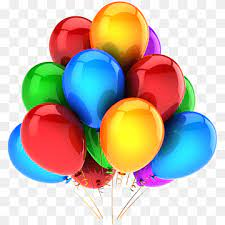
#> input picture IMAGE_COMPRESSION/TEST/balloons.jfif, 225 x 225 px; its folder holds only this picture in this run
$ jupyter execute --allow-errors Index.ipynb
#> lines starting #> are read from the running program, lines starting #| are printed output that depends on the picture; long printed decimals are rounded
### Dataset

[cell 1]
TEST_DIR = 'C:/Users/HP/OneDrive/Desktop/MACHINE LEARNING PROJECTS/Image_compression/TEST/'
COMPRESSED_DIR = 'C:/Users/HP/OneDrive/Desktop/MACHINE LEARNING PROJECTS/Image_compression/RESULT'

### Plotting Image Data

[cell 2]
import matplotlib.pyplot as plt
import cv2
image_path = TEST_DIR + 'parrot.png'
#> (the rest of this cell did not finish here and is left out)

### Using cv2.kmeans Algo

[cell 3]
import cv2
import numpy as np

def kmeans_color_quantization(image, clusters=8, rounds=1):
    h, w , p= image.shape
    samples = np.zeros([h*w,p], dtype=np.float32)
    count = 0

    for x in range(h):
        for y in range(w):
            samples[count] = image[x][y]
            count += 1

    compactness, labels, centers = cv2.kmeans(samples,
            clusters,
            None,
            (cv2.TERM_CRITERIA_EPS + cv2.TERM_CRITERIA_MAX_ITER, 10000, 0.0001),
            rounds,
            cv2.KMEANS_RANDOM_CENTERS)

    centers = np.uint8(centers)
    res = centers[labels.flatten()]
    return res.reshape((image.shape))

image = cv2.imread(image_path)
#> (the rest of this cell did not finish here and is left out)

### Implemented KNN

[cell 4]
import math
import numpy as np


def kMeans_init_centroids(X, K):
    randidx = np.random.permutation(X.shape[0])
    # Take the first K examples as centroids
    centroids = X[randidx[:K]]
    return centroids

def find_closest_centroids(X, centroids):
    K = centroids.shape[0]
    idx = np.zeros(X.shape[0], dtype=int)
    for i in range(X.shape[0]):
        distance = []
        for j in range(K):
            norm_ij = np.linalg.norm(X[i] - centroids[j])
            distance.append(norm_ij)
        idx[i] = np.argmin(distance)
    return idx


def compute_centroids(X, idx, K):
    m, n = X.shape
    centroids = np.zeros((K, n))
    for i in range(K):
        points = X[idx == i]
        centroids[i] = np.mean(points, axis=0)
    return centroids

def run_kMeans(X, initial_centroids, max_iters=10):
    # Initialize values
    m, n = X.shape
    K = initial_centroids.shape[0]
    centroids = initial_centroids
    previous_centroids = centroids
    idx = np.zeros(m)
    # Run K-Means
    for i in range(max_iters):
        idx = find_closest_centroids(X, centroids)
        previous_centroids = centroids
        centroids = compute_centroids(X, idx, K)
    return centroids, idx

### Processing Image Data

[cell 5]
def process(original_image):
#     original_image = original_image / 255
    processed_original_image = np.reshape(original_image, (original_image.shape[0] * original_image.shape[1], original_image.shape[2]))
    return processed_original_image

[cell 6]
import os
import cv2
import shutil
def compress(original_image, max_iters = 10, K = 16):
    if original_image.shape[:2] != (128, 128):
        original_image = cv2.resize(original_image, (128, 128))
    processed_original_image = process(original_image)
    initial_centroids = kMeans_init_centroids(processed_original_image, K)
    centroids, idx = run_kMeans(processed_original_image, initial_centroids, max_iters)
    compressed_recovered = centroids[idx, :]
    compressed_recovered = np.reshape(compressed_recovered, original_image.shape)
    return compressed_recovered

def analyse_image(image, p = ""):
    print("Report : {}----------------------------------------".format(p))
    print(image.dtype)
    mx = np.amax(image)
    mi = np.amin(image)
    print("max in image : {}".format(mx))
    print("min in image : {}".format(mi))
    return mx, mi

def compress_images(image_dir):
    no_of_plots = 9
    plot = 0
    fig, ax = plt.subplots(no_of_plots, 3, figsize=(12,12), constrained_layout = True)
    for entry  in os.scandir(image_dir):
        image_path = entry.path
        image_name = image_path.split('/')[-1]
        original_image = cv2.imread(image_path)
#> original_image is the input picture: shape (225, 225, 3); mean B, G, R 170.8, 182.5, 194.5
        if original_image is None:
            continue

        K = 8
        max_iters = 10
        compressed_image_first = compress(original_image, max_iters, K)
#> in compress, `original_image = cv2.resize(original_image, (128, 128))`:
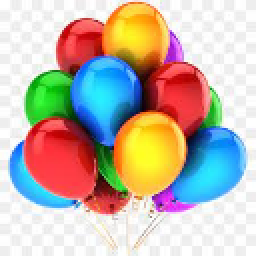
#> original_image: shape (128, 128, 3) (shown 2 times larger); mean of channels 0, 1, 2 170.7, 182.4, 194.4; drawn as B, G, R
#> in kMeans_init_centroids, `centroids = X[randidx[:K]]`: centroids = [[253, 253, 253], [64, 56, 255], [238, 250, 244], [254, 254, 254], [91, 175, 97], [255, 207, 71], [5, 101, 177], [238, 238, 238]]
#> in compress, `initial_centroids = kMeans_init_centroids(processed_original_image, K)`: initial_centroids has the same summary as centroids in kMeans_init_centroids
#> in run_kMeans, `previous_centroids = centroids`: previous_centroids has the same summary as centroids in kMeans_init_centroids
#> in compress, `centroids, idx = run_kMeans(processed_original_image, initial_centroid..`: centroids = [[194.8, 202.1, 145], [48.47, 111.9, 42.34], [220.5, 66.09, 195.7], [242.3, 169, 41.39], [115.1, 128.3, 237.8], [47.31, 49.77, 213.5], [45.19, 199.9, 250.8], [244, 244.7, 245]]; idx = 16384 values, max 7 at index 0, min 0 at index 3419, mean 5.28
#> in compress, `compressed_recovered = np.reshape(compressed_recovered, original_image..`:
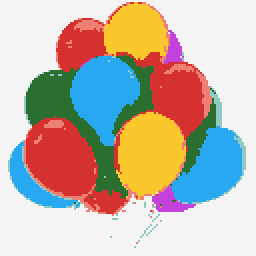
#> compressed_recovered: shape (128, 128, 3) float64 (shown 2 times larger); mean of channels 0, 1, 2 170.7, 182.4, 194.4; drawn as B, G, R
        compressed_image_second = kmeans_color_quantization(original_image, 8)
#> after the loop in kmeans_color_quantization, `for x in range(h):`: count = 50625
#> in kmeans_color_quantization, `compactness, labels, centers = cv2.kmeans(samples, clusters, None, (cv..`: compactness = 75157819.9; centers = [[65.68, 70.45, 239], [48.43, 201.7, 250.9], [21.09, 27.44, 159.5], [48.98, 197.3, 50.56], [243.9, 244.8, 244.7], [243.6, 171.3, 44.44], [193.2, 106.3, 205.2], [65.57, 54.12, 26.62]]
#> in kmeans_color_quantization, `centers = np.uint8(centers)`: centers = [[65, 70, 239], [48, 201, 250], [21, 27, 159], [48, 197, 50], [243, 244, 244], [243, 171, 44], [193, 106, 205], [65, 54, 26]]
#> in kmeans_color_quantization, `return res.reshape((image.shape))`:
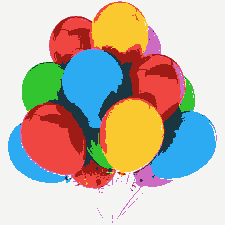
#> returned value: shape (225, 225, 3); mean of channels 0, 1, 2 170.1, 181.9, 193.9; drawn as B, G, R
        # Display original image
        plt.axis('off')
        ax[plot, 0].imshow(original_image)
        ax[plot, 0].set_title('Original')
        ax[plot, 0].set_axis_off()

        # Display compressed image
        print("Image Name : {}".format(image_name))
        mx, mi = analyse_image(compressed_image_first, "Before")
#| float64
#> in analyse_image, `mx = np.amax(image)`: mx = 250.8
#> in analyse_image, `mi = np.amin(image)`: mi = 41.39
#| max in image : 250.793
#| min in image : 41.385
#> mx = 250.8; mi = 41.39
        if mx > 1 or mi > 0.5:
            compressed_image_first /= 255
        mx, mi = analyse_image(compressed_image_first, "After")
#| float64
#| max in image : 0.9835
#| min in image : 0.1623
#> mx = 0.984; mi = 0.162

        ax[plot, 1].imshow(compressed_image_first,vmin=0, vmax=1)
        ax[plot, 1].set_title('Implemented knn, k={}'.format(K))
        ax[plot, 1].set_axis_off()

        ax[plot, 2].imshow(compressed_image_second)
        ax[plot, 2].set_title('cv2.kmeans, k={}'.format(K))
        ax[plot, 2].set_axis_off()
        destination_image_path = COMPRESSED_DIR +"/" + image_name
#         cv2.imwrite(destination_image_path, compressed_image_first)
        plot = plot + 1
        print("---------------------------------------------------\n")

[cell 7]
compress_images(TEST_DIR)
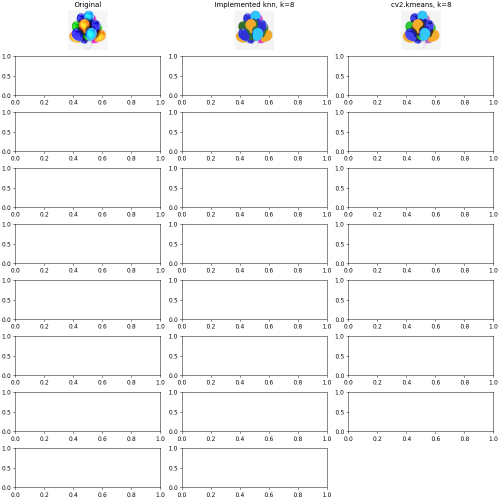
#> figure drawn by matplotlib, 3 panels; B, G, R data is drawn as R, G, B

$ run again, on IMAGE_COMPRESSION/TEST/face1.jfif
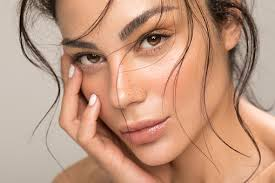
#> input picture IMAGE_COMPRESSION/TEST/face1.jfif, 275 x 183 px
#> in compress_images, original_image is the input picture: shape (183, 275, 3); mean B, G, R 127.7, 150.8, 192.6
#> original_image: shape (128, 128, 3)
#> in kMeans_init_centroids, `centroids = X[randidx[:K]]`: centroids = [[117, 147, 210], [188, 198, 208], [119, 130, 152], [67, 98, 142], [127, 135, 152], [182, 192, 202], [100, 120, 148], [112, 125, 140]]
#> initial_centroids has the same summary as centroids in kMeans_init_centroids
#> previous_centroids has the same summary as centroids in kMeans_init_centroids
#> in compress, `centroids, idx = run_kMeans(processed_original_image, initial_centroid..`: centroids = [[145.3, 176.8, 235.7], [34.84, 49.17, 78.37], [121.7, 156, 218.9], [76.45, 99.25, 143.9], [179.2, 189.2, 200.2], [185.4, 207.4, 249.1], [98, 128.5, 187], [133.8, 146.1, 164.8]]; idx = 16384 values, max 7 at index 9, min 0 at index 37, mean 3.23
#> in compress, `compressed_recovered = np.reshape(compressed_recovered, original_image..`:
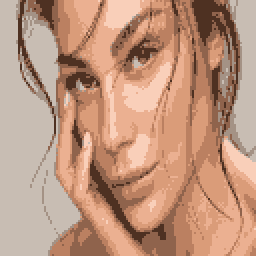
#> compressed_recovered: shape (128, 128, 3) float64 (shown 2 times larger); mean of channels 0, 1, 2 127.5, 150.7, 192.4; drawn as B, G, R
#> after the loop in kmeans_color_quantization, `for x in range(h):`: count = 50325
#> in kmeans_color_quantization, `compactness, labels, centers = cv2.kmeans(samples, clusters, None, (cv..`: compactness = 17271411.9; centers = [[179.5, 189.6, 200.5], [87.06, 113.5, 163.7], [134.5, 168.1, 229.4], [60.9, 80.29, 120], [178, 201.9, 247.5], [107.9, 140, 201.5], [136.7, 148.9, 167.5], [25.64, 38.98, 65.93]]
#> in kmeans_color_quantization, `centers = np.uint8(centers)`: centers = [[179, 189, 200], [87, 113, 163], [134, 168, 229], [60, 80, 119], [178, 201, 247], [107, 140, 201], [136, 148, 167], [25, 38, 65]]
#| float64
#> in analyse_image, `mx = np.amax(image)`: mx = 249.1
#> in analyse_image, `mi = np.amin(image)`: mi = 34.84
#| max in image : 249.129
#| min in image : 34.844
#> in compress_images, `mx, mi = analyse_image(compressed_image_first, "Before")`: mx = 249.1; mi = 34.84
#| float64
#| max in image : 0.977
#| min in image : 0.1366
#> in compress_images, `mx, mi = analyse_image(compressed_image_first, "After")`: mx = 0.977; mi = 0.137
#> `[cell 7] compress_images(TEST_DIR)`:
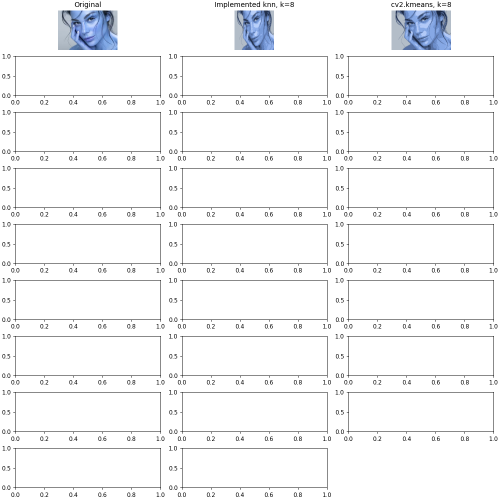
#> figure drawn by matplotlib, 3 panels; B, G, R data is drawn as R, G, B

$ run again, on IMAGE_COMPRESSION/TEST/bird.png
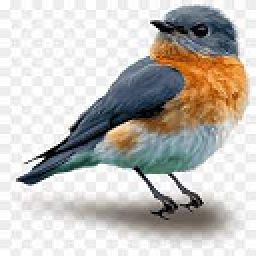
#> input picture IMAGE_COMPRESSION/TEST/bird.png, 128 x 128 px (shown 2 times larger)
#> in compress_images, original_image is the input picture: shape (128, 128, 3); mean B, G, R 186.5, 191.2, 194.5
#> in kMeans_init_centroids, `centroids = X[randidx[:K]]`: centroids = [[110, 97, 84], [216, 220, 222], [133, 171, 207], [255, 254, 247], [242, 242, 242], [249, 251, 254], [129, 130, 118], [70, 150, 224]]
#> initial_centroids has the same summary as centroids in kMeans_init_centroids
#> previous_centroids has the same summary as centroids in kMeans_init_centroids
#> in compress, `centroids, idx = run_kMeans(processed_original_image, initial_centroid..`: centroids = [[102.2, 95.7, 83.85], [236.3, 236.4, 236.7], [205.7, 209.2, 211.4], [41.55, 35.45, 27.08], [251.2, 251.2, 251.1], [161.4, 175.8, 185.6], [141.3, 140.4, 131.3], [50, 115.1, 183.7]]; idx = 16384 values, max 7 at index 2640, min 0 at index 613, mean 3.04
#> after the loop in kmeans_color_quantization, `for x in range(h):`: count = 16384
#> in kmeans_color_quantization, `compactness, labels, centers = cv2.kmeans(samples, clusters, None, (cv..`: compactness = 8557517.4; labels = 16384 values, max 7 at index 1484, min 0 at index 1001, mean 3.78; centers = [[84.92, 73.53, 58.93], [37.84, 98.18, 163.5], [82.04, 149.6, 215.5], [155.7, 155.4, 148.3], [244.1, 244.2, 244.3], [115.3, 112.7, 102.1], [196.9, 202.7, 206.6], [28.31, 22.66, 16.84]]
#> in kmeans_color_quantization, `centers = np.uint8(centers)`: centers = [[84, 73, 58], [37, 98, 163], [82, 149, 215], [155, 155, 148], [244, 244, 244], [115, 112, 102], [196, 202, 206], [28, 22, 16]]
#> in kmeans_color_quantization, `return res.reshape((image.shape))`:
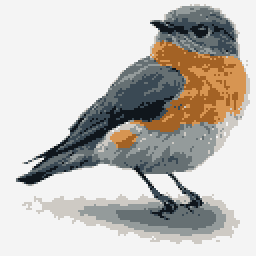
#> returned value: shape (128, 128, 3) (shown 2 times larger); mean of channels 0, 1, 2 186.2, 190.9, 194.2; drawn as B, G, R
#| float64
#> in analyse_image, `mx = np.amax(image)`: mx = 251.2
#> in analyse_image, `mi = np.amin(image)`: mi = 27.08
#| max in image : 251.161
#| min in image : 27.080
#> in compress_images, `mx, mi = analyse_image(compressed_image_first, "Before")`: mx = 251.2; mi = 27.08
#| float64
#| max in image : 0.9849
#| min in image : 0.1062
#> in compress_images, `mx, mi = analyse_image(compressed_image_first, "After")`: mx = 0.985; mi = 0.106
#> `[cell 7] compress_images(TEST_DIR)`:
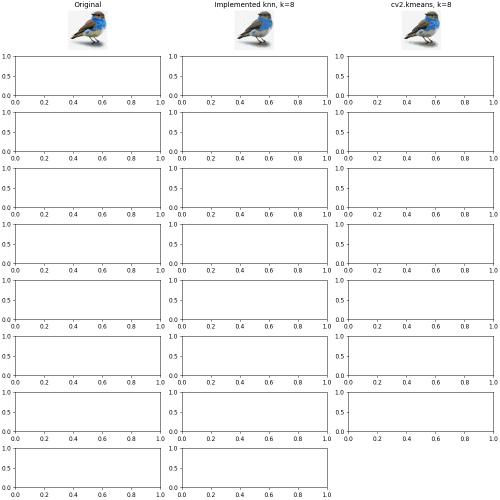
#> figure drawn by matplotlib, 3 panels; B, G, R data is drawn as R, G, B
